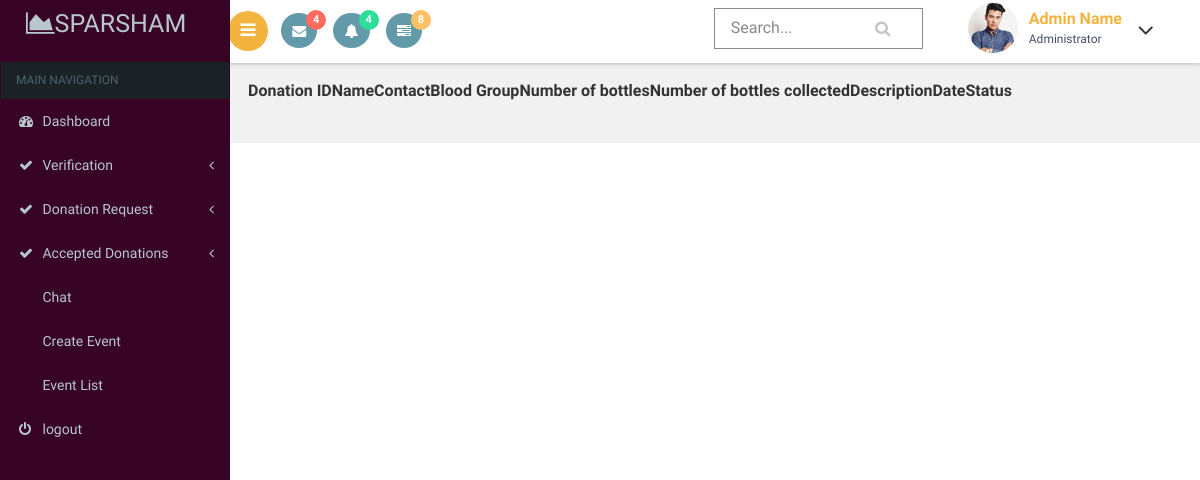
Page /secratary/blooddonationreq.php on the earlier database version.
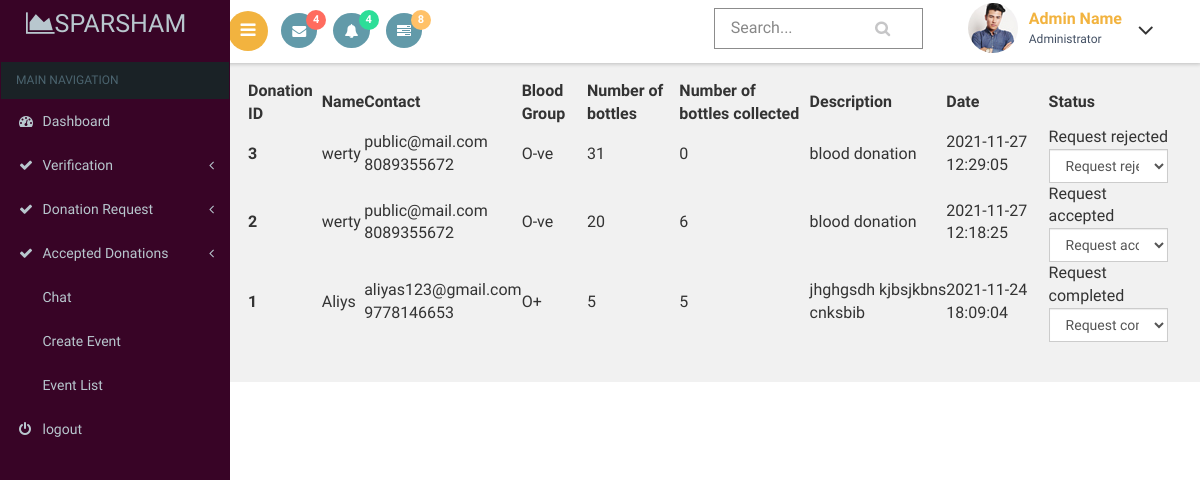
Same page on the later database version.
### tables this page shows
CREATE TABLE `blood_donation` (
  `blood_donation_id` int(11) NOT NULL,
  `email` varchar(30) NOT NULL,
  `no_of_bottle` int(11) NOT NULL,
  `no_of_donation` int(11) NOT NULL,
  `blood_group` varchar(5) NOT NULL,
  `description` varchar(50) NOT NULL,
  `blood_donation_status` int(3) NOT NULL DEFAULT 0,
  `donation_date` timestamp NOT NULL DEFAULT current_timestamp()
);

CREATE TABLE `registration` (
  `name` varchar(80) NOT NULL,
  `email` varchar(80) NOT NULL,
  `phone` bigint(11) NOT NULL,
  `gender` varchar(10) NOT NULL,
  `date_of_birth` varchar(20) NOT NULL,
  `house` varchar(80) NOT NULL,
  `place` varchar(80) NOT NULL,
  `country` int(11) NOT NULL,
  `state` int(11) NOT NULL,
  `district` int(11) NOT NULL,
  `pincode` int(6) NOT NULL,
  `profile_pic` varchar(100) NOT NULL DEFAULT '../images/avathar.jpg'
);

### secratary/blooddonationreq.php (the view, shortened to what this page needs)
<?php
include("dbconn.php");
?>
<!DOCTYPE html>
<html>
<head>
    <link href="css/bootstrap.css" rel='stylesheet' type='text/css' />
<link href="css/style.css" rel='stylesheet' type='text/css' />
<link href="css/font-awesome.css" rel="stylesheet">
<link href='css/SidebarNav.min.css' media='all' rel='stylesheet' type='text/css'/>
<link href="css/custom.css" rel="stylesheet">
    <link rel="stylesheet" type="text/css" href="https://cdn.datatables.net/1.10.21/css/jquery.dataTables.css">
</head>
<body class="cbp-spmenu-push">
    <div class="main-content">
    <div class="cbp-spmenu cbp-spmenu-vertical cbp-spmenu-left" id="cbp-spmenu-s1">
        <aside class="sidebar-left">
      <nav class="navbar navbar-inverse">
          <div class="navbar-header">
            <h1><a class="navbar-brand" href="index.html"><span class="fa fa-area-chart"></span>Sparsham<span class="dashboard_text"></span></a></h1>
          </div>
          <?php
          include("menu.php");
          ?>
      </nav>
    </aside>
    </div>
        <?php
        include("header.php");
        ?>
        <div id="page-wrapper">
    <table id="table_id" class="display">
    <thead>
        <tr>
           <th>Donation ID</th>
           <th>Name</th>
           <th>Contact</th>
      <th>Blood Group</th>
      <th>Number of bottles</th>
      <th>Number of bottles collected</th>
      <th>Description</th>
      <th>Date</th>
      <th>Status</th>
        </tr>
    </thead>
    <tbody>
         <?php
            $sql="select * from blood_donation a,registration b where a.email=b.email order by a.donation_date desc";
            $res=mysqli_query($conn,$sql);
            if(mysqli_num_rows($res)>0){
                while($r=mysqli_fetch_assoc($res)){
            ?>
           <tr>
      <th scope="row"><?php echo $r['blood_donation_id']?></th>
      <td><?php echo $r['name']?></td>
      <td><?php echo $r['email']?><br>
        <?php echo $r['phone']?><br>
      </td>
      <td><?php echo $r['blood_group']?></td>
      <td><?php echo $r['no_of_bottle']?></td>
      <td><?php echo $r['no_of_donation']?></td>
        <td><?php echo $r['description']?></td>
        <td><?php echo $r['donation_date']?></td>
        <td>
            <div id="<?php echo $r['blood_donation_id']?>">
                <?php
         if($r['blood_donation_status']==0)
            echo "Request not accepted";
        else if($r['blood_donation_status']==1)
            echo "Request accepted";
        else if($r['blood_donation_status']==2)
            echo "Request rejected";
        else if($r['blood_donation_status']==3)
            echo "Request completed";
     ?>
 </div>
 <form>
          <select class="form-control"  onchange="updatestatus(this.value,<?php echo $r['blood_donation_id']?>)">
            <option value disabled selected> <?php
            if($r['blood_donation_status']==0)
            echo "Request not accepted";
        else if($r['blood_donation_status']==1)
            echo "Request accepted";
        else if($r['blood_donation_status']==2)
            echo "Request rejected";
        else if($r['blood_donation_status']==3)
            echo "Request completed";
            ?></option>
          </select>
      </form>
</td>
    </tr>
            <?php
        }
    }
            ?>
    </tbody>
</table>
</div></div>
</body>
</html>

### secratary/menu.php (shortened to what this page needs)
<div class="collapse navbar-collapse" id="bs-example-navbar-collapse-1">
            <ul class="sidebar-menu">
              <li class="header">MAIN NAVIGATION</li>
              <li class="treeview">
                <a href="index.php">
                <i class="fa fa-dashboard"></i> <span>Dashboard</span>
                </a>
              </li>
        <li class="treeview">
                <a href="#">
                <i class="fa fa-check"></i>
                <span>Verification</span>
                <i class="fa fa-angle-left pull-right"></i>
                </a>
              </li>
               <li class="treeview">
                <a href="#">
                <i class="fa fa-check"></i>
                <span>Donation Request</span>
                <i class="fa fa-angle-left pull-right"></i>
                </a>
              </li>
              <li class="treeview">
                <a href="#">
                <i class="fa fa-check"></i>
                <span>Accepted Donations</span>
                <i class="fa fa-angle-left pull-right"></i>
                </a>
              </li>
              <li class="treeview">
                <a href="chatlist.php">
                <i class="fa fa-chat"></i> <span>Chat</span>
                </a>
              </li>
              <li class="treeview">
                <a href="createevent.php">
                <i class="fa fa-chat"></i> <span>Create Event</span>
                </a>
              </li>
              <li class="treeview">
                <a href="eventlist.php">
                <i class="fa fa-chat"></i> <span>Event List</span>
                </a>
              </li>
              <li class="treeview">
                <a href="../logout.php">
                <i class="fa fa-power-off"></i> <span>logout</span>
                </a>
              </li>
            </ul>
          </div>

### secratary/header.php (shortened to what this page needs)
<div class="sticky-header header-section ">
			<div class="header-left">
				<button id="showLeftPush"><i class="fa fa-bars"></i></button>
				<div class="profile_details_left">
					<ul class="nofitications-dropdown">
						<li class="dropdown head-dpdn">
							<a href="#" class="dropdown-toggle" data-toggle="dropdown" aria-expanded="false"><i class="fa fa-envelope"></i><span class="badge">4</span></a>
						</li>
						<li class="dropdown head-dpdn">
							<a href="#" class="dropdown-toggle" data-toggle="dropdown" aria-expanded="false"><i class="fa fa-bell"></i><span class="badge blue">4</span></a>
						</li>
						<li class="dropdown head-dpdn">
							<a href="#" class="dropdown-toggle" data-toggle="dropdown" aria-expanded="false"><i class="fa fa-tasks"></i><span class="badge blue1">8</span></a>
						</li>
					</ul>
				</div>
				<div class="clearfix"> </div>
			</div>
			<div class="header-right">
				<div class="search-box">
					<form class="input">
						<input class="sb-search-input input__field--madoka" placeholder="Search..." type="search" id="input-31" />
						<label class="input__label" for="input-31">
							<svg class="graphic" width="100%" height="100%" viewBox="0 0 404 77" preserveAspectRatio="none">
								<path d="m0,0l404,0l0,77l-404,0l0,-77z"/>
							</svg>
						</label>
					</form>
				</div>
				<div class="profile_details">
					<ul>
						<li class="dropdown profile_details_drop">
							<a href="#" class="dropdown-toggle" data-toggle="dropdown" aria-expanded="false">
								<div class="profile_img">
									<span class="prfil-img"><img src="images/2.jpg" alt=""> </span>
									<div class="user-name">
										<p>Admin Name</p>
										<span>Administrator</span>
									</div>
									<i class="fa fa-angle-down lnr"></i>
									<div class="clearfix"></div>
								</div>
							</a>
						</li>
					</ul>
				</div>
				<div class="clearfix"> </div>
			</div>
			<div class="clearfix"> </div>
		</div>

### secratary/css/custom.css (style rules this page uses)
#page-wrapper { padding:5em 2em 2.5em; background-color: #F1F1F1; }

Differences in the rows shown:
added blood_donation: blood_donation_id "3", registration.name "werty", registration.email "public@mail.com", registration.phone "8089355672", blood_group "O-ve", no_of_bottle "31", no_of_donation "0", description "blood donation", donation_date "2021-11-27 12:29:05", shows "Request rejected"
added blood_donation: blood_donation_id "2", registration.name "werty", registration.email "public@mail.com", registration.phone "8089355672", blood_group "O-ve", no_of_bottle "20", no_of_donation "6", description "blood donation", donation_date "2021-11-27 12:18:25", shows "Request accepted"
added blood_donation: blood_donation_id "1", registration.name "Aliys", registration.email "aliyas123@gmail.com", registration.phone "9778146653", blood_group "O+", no_of_bottle "5", no_of_donation "5", description "jhghgsdh kjbsjkbns cnksbib", donation_date "2021-11-24 18:09:04", shows "Request completed"
